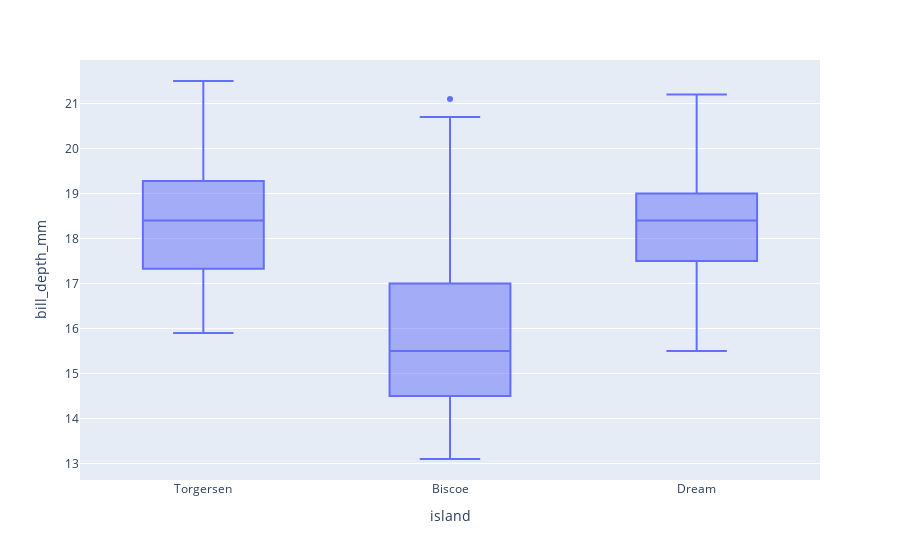

Notebook source saved alongside this figure:
### Code cell
fig = px.box(df, x="island", y="bill_depth_mm")
fig.show()

### Figure 1 — Plotly figure (JSON) as saved in the notebook; plotly's stock layout.template omitted (floating-point values rounded to 4 significant figures; data arrays with more than 128 entries replaced by an {"elided": "..."} marker saying what was removed)
{"data": [{"alignmentgroup": "True", "hovertemplate": "island=%{x}<br>bill_depth_mm=%{y}<extra></extra>", "legendgroup": "", "marker": {"color": "#636efa"}, "name": "", "notched": false, "offsetgroup": "", "orientation": "v", "showlegend": false, "type": "box", "x": {"elided": "344 str values"}, "x0": " ", "xaxis": "x", "y": {"elided": "344 float values"}, "y0": " ", "yaxis": "y"}], "layout": {"boxmode": "group", "legend": {"tracegroupgap": 0}, "margin": {"t": 60}, "xaxis": {"anchor": "y", "domain": [0, 1], "title": {"text": "island"}}, "yaxis": {"anchor": "x", "domain": [0, 1], "title": {"text": "bill_depth_mm"}}}}
